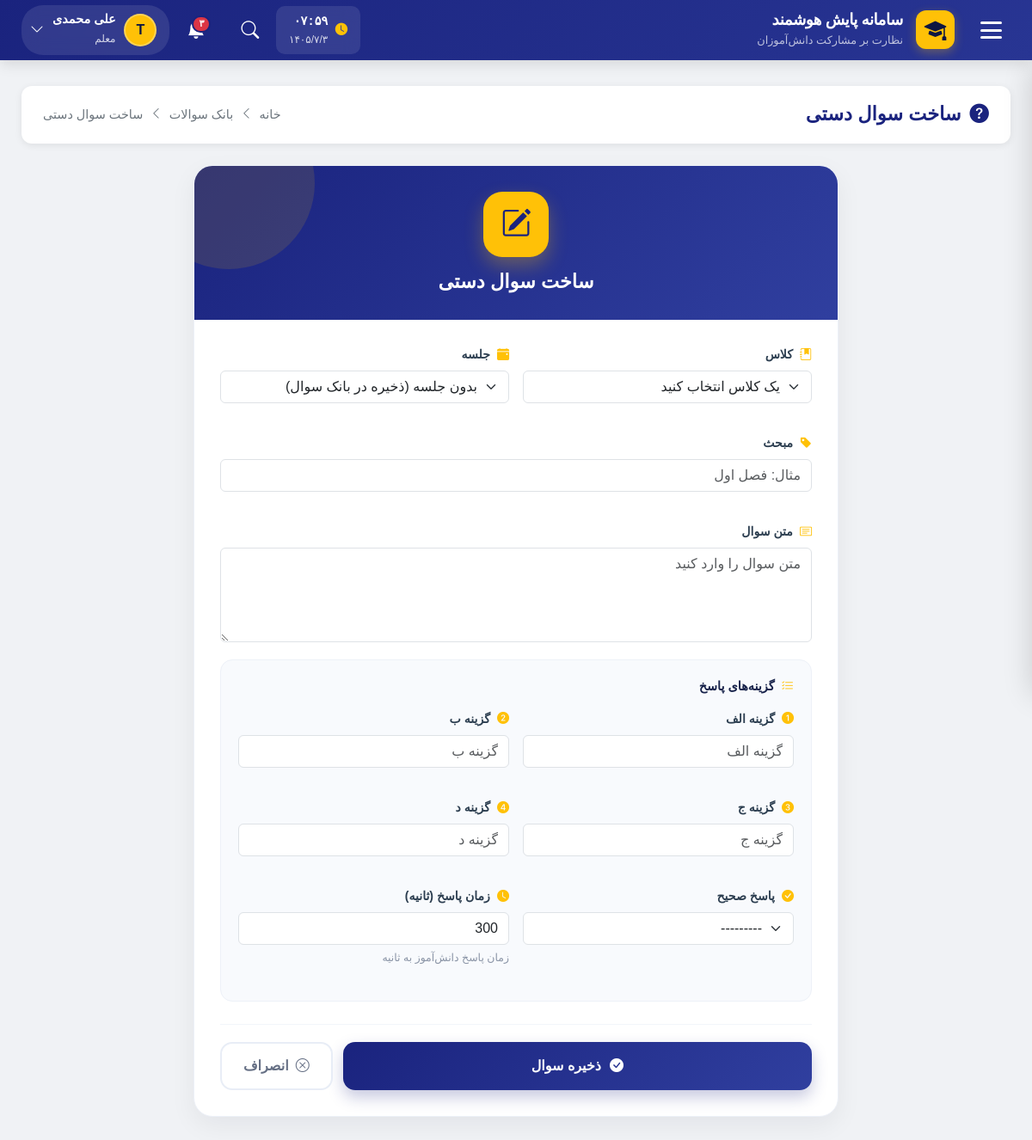
The app's page /teacher/questions/manual/create/ (signed in) with its own data.
### accounts/models.py (models this page shows, shortened)
class User(AbstractUser):
    ROLE_CHOICES = (
        ('student', 'دانش آموز'),
        ('teacher', 'معلم'),
        ('assistant', 'معاون'),
        ('principal', 'مدیر مدرسه'),
        ('district_admin', 'مسئول منطقه'),
        ('county_admin', 'مسئول شهرستان'),
        ('province_admin', 'مسئول استان'),
        ('country_admin', 'مسئول کشور'),
    )
    role = models.CharField(max_length=20, choices=ROLE_CHOICES, default='student')
    national_id = models.CharField(
        max_length=10,
        unique=True,
        null=True,
        blank=True,
        verbose_name="کد ملی"
    )
    class Meta:
        verbose_name = "کاربر"
        verbose_name_plural = "کاربران"

### dashboard/views.py (the view)
# urls.py: path('teacher/questions/manual/create/', views.teacher_question_manual_create, name='teacher_question_manual_create'),
@teacher_required
def teacher_question_manual_create(request):
    if request.method == 'POST':
        form = QuestionForm(request.POST, teacher=request.user)
        if form.is_valid():
            question = form.save(commit=False)
            question.created_by = request.user
            question.source = 'manual'
            question.is_approved = True
            question.review_status = 'approved'
            question.save()
            messages.success(request, 'سوال دستی با موفقیت در بانک سوال ذخیره شد.')
            return redirect('dashboard:teacher_question_bank')
    else:
        form = QuestionForm(teacher=request.user)
    context = {
        'form': form,
        'title': 'ساخت سوال دستی',
    }
    return render(request, 'dashboard/teacher/question_form.html', context)

### dashboard/models.py (called while the page is built)
    def __str__(self):
        return f"{self.name} - {self.subject} ({self.get_grade_display()} {self.get_field_display()})"

    def __str__(self):
        return f"جلسه {self.id} - {self.classroom.name}"

### dashboard/views.py (called while the page is built)
def teacher_required(view_func):
    @wraps(view_func)
    def wrapper(request, *args, **kwargs):
        if not request.user.is_authenticated:
            return redirect('accounts:login')
        if request.user.role != 'teacher':
            messages.error(request, 'دسترسی فقط برای معلم مجاز است.')
            return redirect('dashboard:home')
        return view_func(request, *args, **kwargs)
    return wrapper

### dashboard/templates/dashboard/teacher/question_form.html (shortened to what this page needs)
{% extends 'base.html' %}
{% block content %}
<div class="qf-page">
    <div class="page-breadcrumb">
        <h1 class="breadcrumb-title">
            <i class="bi bi-question-circle-fill"></i>
            {{ title }}
        </h1>
        <div class="breadcrumb-nav">
            <a href="{% url 'dashboard:home' %}">خانه</a>
            <i class="bi bi-chevron-left"></i>
            <a href="{% url 'dashboard:teacher_question_bank' %}">بانک سوالات</a>
            <i class="bi bi-chevron-left"></i>
            <span>{{ title }}</span>
        </div>
    </div>
    <div class="qf-card">
        <div class="qf-card-header">
            <div class="qf-card-icon">
                <i class="bi bi-pencil-square"></i>
            </div>
            <h2>{{ title }}</h2>
        </div>
        <div class="qf-card-body">
            <form method="post" novalidate>
                <div class="qf-form-row">
                    <div class="qf-form-group">
                        <label class="qf-form-label">
                            <i class="bi bi-journal-bookmark-fill"></i>
                            {{ form.classroom.label }}
                        </label>
                        {{ form.classroom }}
                    </div>
                    <div class="qf-form-group">
                        <label class="qf-form-label">
                            <i class="bi bi-calendar-event-fill"></i>
                            {{ form.session.label }}
                        </label>
                        {{ form.session }}
                    </div>
                    <div class="qf-form-group full">
                        <label class="qf-form-label">
                            <i class="bi bi-tag-fill"></i>
                            {{ form.topic.label }}
                        </label>
                        {{ form.topic }}
                    </div>
                    <div class="qf-form-group full">
                        <label class="qf-form-label">
                            <i class="bi bi-card-text"></i>
                            {{ form.text.label }}
                        </label>
                        {{ form.text }}
                    </div>
                </div>
                <div class="qf-choices-section">
                    <div class="qf-choices-title">
                        <i class="bi bi-list-check"></i>
                        گزینه‌های پاسخ
                    </div>
                    <div class="qf-form-row">
                        <div class="qf-form-group">
                            <label class="qf-form-label">
                                <i class="bi bi-1-circle-fill"></i>
                                گزینه الف
                            </label>
                            {{ form.choice_a }}
                        </div>
                        <div class="qf-form-group">
                            <label class="qf-form-label">
                                <i class="bi bi-2-circle-fill"></i>
                                گزینه ب
                            </label>
                            {{ form.choice_b }}
                        </div>
                        <div class="qf-form-group">
                            <label class="qf-form-label">
                                <i class="bi bi-3-circle-fill"></i>
                                گزینه ج
                            </label>
                            {{ form.choice_c }}
                        </div>
                        <div class="qf-form-group">
                            <label class="qf-form-label">
                                <i class="bi bi-4-circle-fill"></i>
                                گزینه د
                            </label>
                            {{ form.choice_d }}
                        </div>
                        <div class="qf-form-group">
                            <label class="qf-form-label">
                                <i class="bi bi-check-circle-fill"></i>
                                {{ form.correct_answer.label }}
                            </label>
                            {{ form.correct_answer }}
                        </div>
                        <div class="qf-form-group">
                            <label class="qf-form-label">
                                <i class="bi bi-clock-fill"></i>
                                {{ form.timer_seconds.label }}
                            </label>
                            {{ form.timer_seconds }}
                            {% if form.timer_seconds.help_text %}
                                <div class="qf-form-help">{{ form.timer_seconds.help_text }}</div>
                            {% endif %}
                        </div>
                    </div>
                </div>
                <div class="qf-form-actions">
                    <button type="submit" class="qf-btn-submit">
                        <i class="bi bi-check-circle-fill"></i>
                        ذخیره سوال
                    </button>
                    <a href="{% url 'dashboard:teacher_question_bank' %}" class="qf-btn-cancel">
                        <i class="bi bi-x-circle"></i>
                        انصراف
                    </a>
                </div>
            </form>
        </div>
    </div>
</div>
{% endblock %}

### templates/base.html (shortened to what this page needs)
{% load django_bootstrap5 %}
<!DOCTYPE html>
<html lang="fa" dir="rtl">
<head>
    {% bootstrap_css %}
    <link rel="stylesheet" href="https://cdn.jsdelivr.net/npm/bootstrap-icons@1.11.1/font/bootstrap-icons.css">
    <link href="https://cdn.jsdelivr.net/gh/rastikerdar/vazirmatn@v33.003/Vazirmatn-font-face.css" rel="stylesheet" />
</head>
<body>
    <header class="main-header">
        <button class="hamburger-btn" id="menuToggle" title="منوی اصلی">
            <div class="hamburger-icon">
                <span></span>
                <span></span>
                <span></span>
            </div>
        </button>
        <a href="{% url 'dashboard:home' %}" class="header-brand">
            <div class="brand-icon">
                <i class="bi bi-mortarboard-fill"></i>
            </div>
            <div class="brand-text">
                <h5>سامانه پایش هوشمند</h5>
                <small>نظارت بر مشارکت دانش‌آموزان</small>
            </div>
        </a>
        <div class="header-actions">
            <div class="header-clock" id="headerClock">
                <i class="bi bi-clock-fill"></i>
                <div>
                    <div class="clock-time">--:--</div>
                    <div class="clock-date">--/--/--</div>
                </div>
            </div>
            <div class="header-search">
                <button class="search-toggle" id="searchToggle">
                    <i class="bi bi-search"></i>
                </button>
            </div>
            <div style="position: relative;">
                <button class="header-action-btn" id="notificationToggle">
                    <span class="badge-notification">۳</span>
                </button>
            </div>
            <div class="user-dropdown">
                <button class="user-menu-btn" id="userMenuToggle">
                    <div class="user-avatar">
                        {{ user.username|first|upper }}
                    </div>
                    <div class="user-info">
                        <span class="name">{{ user.get_full_name|default:user.username }}</span>
                        <span class="role">{{ user.get_role_display }}</span>
                    </div>
                    <i class="bi bi-chevron-down"></i>
                </button>
            </div>
        </div>
    </header>
    <main class="main-content">
        {% block content %}
        {% endblock %}
    </main>
</body>
</html>

### dashboard/templates/dashboard/teacher/question_form.html (style rules this page uses)
.qf-page { --qf-primary: #1a237e; --qf-secondary: #ffc107; }
.qf-card { background: white; border-radius: 22px; border: 1px solid #edf1f8; box-shadow: 0 10px 30px rgba(16, 24, 40, 0.06); overflow: hidden; max-width: 750px; margin: 0 auto; }
.qf-card-header { background: linear-gradient(135deg, var(--qf-primary) 0%, #303f9f 100%); padding: 30px; text-align: center; color: white; position: relative; overflow: hidden; }
.qf-card-header::before { content: ''; position: absolute; width: 200px; height: 200px; border-radius: 50%; background: rgba(255, 193, 7, 0.12); top: -80px; left: -60px; }
.qf-card-icon { width: 76px; height: 76px; background: var(--qf-secondary); border-radius: 22px; display: inline-flex; align-items: center; justify-content: center; font-size: 2.2rem; color: var(--qf-primary); margin-bottom: 16px; position: relative; z-index: 1; box-shadow: 0 10px 22px rgba(255, 193, 7, 0.3); }
.qf-card-header h2 { font-size: 1.4rem; font-weight: 900; margin: 0; position: relative; z-index: 1; }
.qf-card-body { padding: 30px; }
.qf-form-row { display: grid; grid-template-columns: 1fr 1fr; gap: 16px; }
.qf-form-group { margin-bottom: 20px; }
.qf-form-group.full { grid-column: 1 / -1; }
.qf-form-label { display: flex; align-items: center; gap: 8px; margin-bottom: 8px; color: #2c3e50; font-weight: 700; font-size: 0.88rem; }
.qf-form-label i { color: var(--qf-secondary); }
.qf-form-help { font-size: 0.78rem; color: #8a94a6; margin-top: 6px; }
.qf-choices-section { background: #f8fafd; border: 1px solid #edf1f8; border-radius: 14px; padding: 20px; margin-bottom: 20px; }
.qf-choices-title { display: flex; align-items: center; gap: 8px; font-size: 0.9rem; font-weight: 800; color: #17224a; margin-bottom: 16px; }
.qf-choices-title i { color: var(--qf-secondary); }
.qf-form-actions { display: flex; gap: 12px; margin-top: 26px; padding-top: 20px; border-top: 1px solid #f2f5fa; }
.qf-btn-submit { flex: 1; padding: 14px 20px; border-radius: 14px; font-weight: 800; font-size: 1rem; border: none; cursor: pointer; transition: all 0.25s ease; display: inline-flex; align-items: center; justify-content: center; gap: 10px; background: linear-gradient(135deg, var(--qf-primary), #303f9f); color: white; box-shadow: 0 8px 18px rgba(26, 35, 126, 0.25); }
.qf-btn-cancel { padding: 14px 25px; border-radius: 14px; font-weight: 800; border: 2px solid #e8edf6; background: white; color: #667085; text-decoration: none; display: inline-flex; align-items: center; justify-content: center; gap: 8px; transition: all 0.25s ease; }

### records on screen
User: username|first "T", get_full_name "علی محمدی", role "معلم"

### other values on screen
{{ title }} "ساخت سوال دستی"
